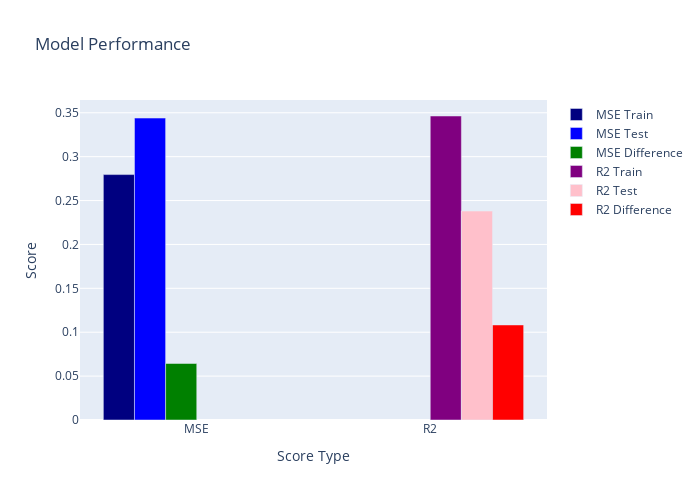

Write notebook code for a chart like this one.
### Code cell
# Create a linear regression model
model = LinearRegression()

# Train the model
model.fit(df_x_select, df_y)

# Get the training MSE, R2 score, Testing MSE, and R2 score
mse_train = mean_squared_error(df_y, model.predict(df_x_select))
r2_train = r2_score(df_y, model.predict(df_x_select))
mse_test = mean_squared_error(df_test_y, model.predict(df_test_x_select))
r2_test = r2_score(df_test_y, model.predict(df_test_x_select))

# Print the training MSE and R2 score
print('Training MSE: ', mse_train)
print('Training R2: ', r2_train)

# Print the testing MSE and R2 score
print('Testing MSE: ', mse_test)
print('Testing R2: ', r2_test)

# Display the scores
plot_scores(mse_train, r2_train, mse_test, r2_test)

# Save the model
pickle.dump(model, open('models/regression/lr.pkl', 'wb'))

### Figure 1 — Plotly figure (JSON) as saved in the notebook; plotly's stock layout.template omitted (floating-point values rounded to 4 significant figures)
{"data": [{"marker": {"color": "navy"}, "name": "MSE Train", "type": "bar", "x": ["MSE"], "y": [0.2796]}, {"marker": {"color": "blue"}, "name": "MSE Test", "type": "bar", "x": ["MSE"], "y": [0.3439]}, {"marker": {"color": "green"}, "name": "MSE Difference", "type": "bar", "x": ["MSE"], "y": [0.06437]}, {"marker": {"color": "purple"}, "name": "R2 Train", "type": "bar", "x": ["R2"], "y": [0.3463]}, {"marker": {"color": "pink"}, "name": "R2 Test", "type": "bar", "x": ["R2"], "y": [0.238]}, {"marker": {"color": "red"}, "name": "R2 Difference", "type": "bar", "x": ["R2"], "y": [0.1083]}], "layout": {"height": 500, "title": {"text": "Model Performance"}, "width": 700, "xaxis": {"title": {"text": "Score Type"}}, "yaxis": {"title": {"text": "Score"}}}}
